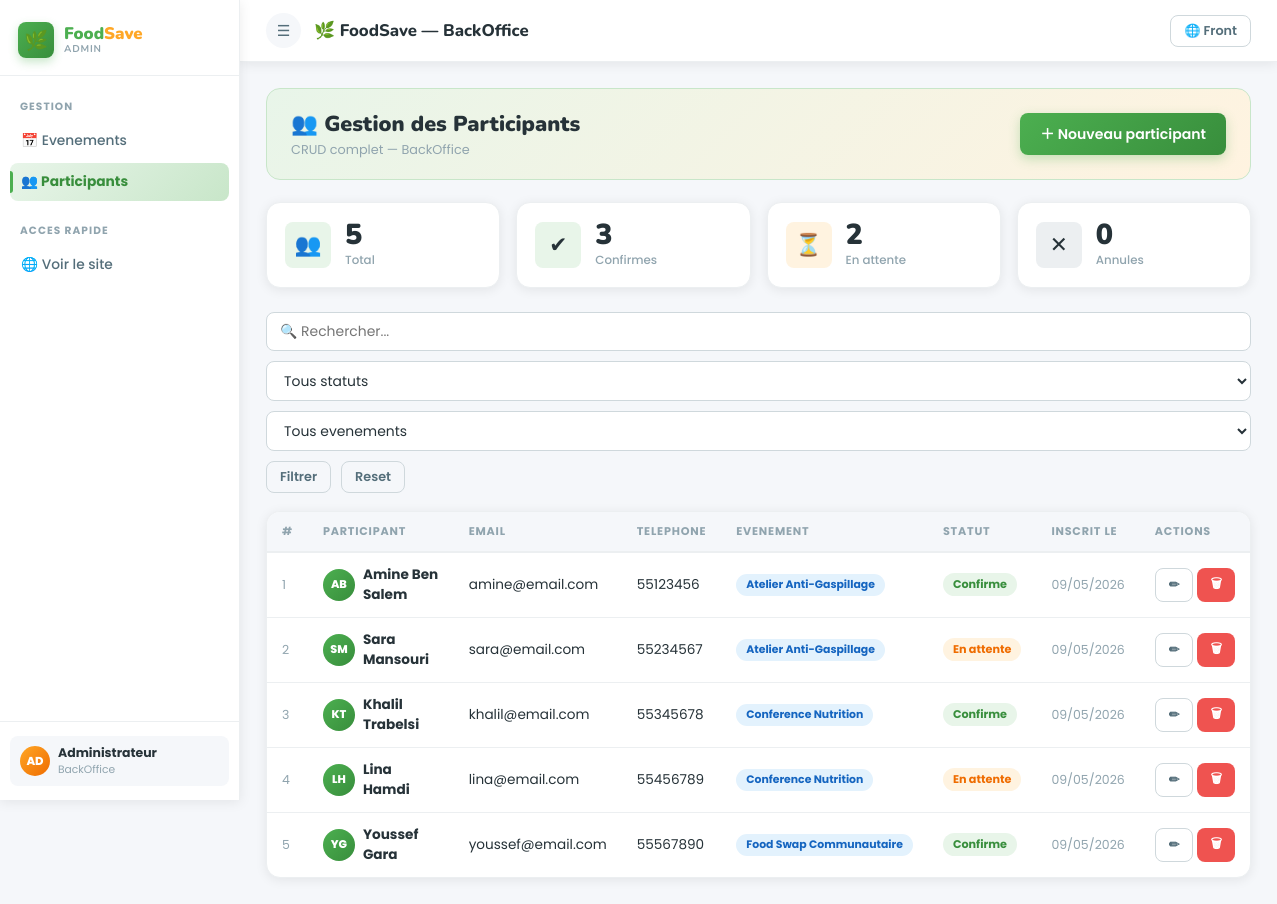
Screenshot of /app/views/back/participants.php with the database file from the repository.
### tables this page shows
CREATE TABLE participants (
    id               INT AUTO_INCREMENT PRIMARY KEY,
    nom              VARCHAR(100) NOT NULL,
    prenom           VARCHAR(100) NOT NULL,
    email            VARCHAR(150) NOT NULL,
    telephone        VARCHAR(20)  DEFAULT NULL,
    evenement_id     INT          NOT NULL,
    statut           ENUM('confirmed','pending','cancelled') NOT NULL DEFAULT 'pending',
    date_inscription DATETIME     DEFAULT CURRENT_TIMESTAMP,
    FOREIGN KEY (evenement_id) REFERENCES evenements(id) ON DELETE CASCADE
);

CREATE TABLE evenements (
    id           INT AUTO_INCREMENT PRIMARY KEY,
    titre        VARCHAR(150) NOT NULL,
    categorie    VARCHAR(80)  NOT NULL,
    statut       ENUM('upcoming','ongoing','past') NOT NULL DEFAULT 'upcoming',
    date_event   DATE         NOT NULL,
    heure        TIME         NOT NULL,
    lieu         VARCHAR(200) NOT NULL,
    organisateur VARCHAR(100) NOT NULL,
    capacite     INT          NOT NULL DEFAULT 50,
    description  TEXT,
    created_at   DATETIME     DEFAULT CURRENT_TIMESTAMP
);

### config/database.php (called while the page is built, shortened)
<?php
class Database {
    private static $instance = null;
    public static function getConnection() {
        if (self::$instance === null) {
            $dsn = 'mysql:host='.DB_HOST.';dbname='.DB_NAME.';charset='.DB_CHARSET;
            try {
                self::$instance = new PDO($dsn, DB_USER, DB_PASS, [
                    PDO::ATTR_ERRMODE            => PDO::ERRMODE_EXCEPTION,
                    PDO::ATTR_DEFAULT_FETCH_MODE => PDO::FETCH_ASSOC,
                    PDO::ATTR_EMULATE_PREPARES   => false,
                ]);
            } catch (PDOException $e) {
                die('<div style="padding:30px;font-family:sans-serif;background:#ffebee;color:#c62828;border-left:5px solid #ef5350;border-radius:8px;margin:20px">
                    <strong>Erreur PDO :</strong> '.htmlspecialchars($e->getMessage()).'<br>
                    <small>Verifiez config/database.php</small></div>');
            }
        }
        return self::$instance;
    }
}

### app/models/ParticipantModel.php (called while the page is built, shortened)
<?php
require_once __DIR__ . '/../../config/database.php';
class ParticipantModel {
    private $db;
    public function __construct() {
        $this->db = Database::getConnection();
    }
    public function findAll() {
        $stmt = $this->db->query(
            "SELECT p.*, e.titre AS ev_titre FROM participants p
             LEFT JOIN evenements e ON p.evenement_id = e.id
             ORDER BY p.date_inscription DESC"
        );
        return $stmt->fetchAll();
    }
    public function getStats() {
        $row = $this->db->query(
            "SELECT COUNT(*) AS total,
             SUM(statut='confirmed') AS confirmed,
             SUM(statut='pending')   AS pending,
             SUM(statut='cancelled') AS cancelled
             FROM participants"
        )->fetch();
        return [
            'total'     => (int)$row['total'],
            'confirmed' => (int)$row['confirmed'],
            'pending'   => (int)$row['pending'],
            'cancelled' => (int)$row['cancelled'],
        ];
    }
}

### app/views/back/participants.php (the view, shortened to what this page needs)
<?php
require_once __DIR__ . '/../../../config/database.php';
require_once __DIR__ . '/../../models/ParticipantModel.php';
$model  = new ParticipantModel();
$search   = trim($_GET['search'] ?? '');
$evFilter = (int)($_GET['ev'] ?? 0);
if ($search !== '') {
    $rows = $model->search($search);
} elseif ($evFilter > 0) {
    $rows = $model->findByEvent($evFilter);
} else {
    $rows = $model->findAll();
}
$stats      = $model->getStats();
?>
<!DOCTYPE html>
<html lang="fr">
<head>
<link rel="stylesheet" href="../../../public/css/style.css">
</head>
<body class="back-wrap">
<aside class="sidebar" id="sb">
  <div class="sb-brand"><div class="sb-icon">🌿</div><div class="sb-name"><span>Food</span><em>Save</em><small>Admin</small></div></div>
  <nav class="sb-nav">
    <div class="nav-lbl">Gestion</div>
    <a href="evenements.php" class="nav-a">📅 Evenements</a>
    <a href="participants.php" class="nav-a active">👥 Participants</a>
    <div class="nav-lbl" style="margin-top:10px">Acces rapide</div>
    <a href="../front/accueil.php" class="nav-a">🌐 Voir le site</a>
  </nav>
  <div class="sb-footer">
    <div class="user-card"><div class="u-av">AD</div><div><div class="u-name">Administrateur</div><div class="u-role">BackOffice</div></div></div>
  </div>
</aside>
<div class="main-wrap">
  <header class="topbar">
    <button class="ic-btn" onclick="document.getElementById('sb').classList.toggle('open')">☰</button>
    <div class="tb-title">🌿 FoodSave — BackOffice</div>
    <a href="../front/accueil.php" class="btn btn-outline btn-sm">🌐 Front</a>
  </header>
  <div class="content">
    <div class="page-strip">
      <div><div class="pg-title">👥 Gestion des Participants</div><div class="pg-sub">CRUD complet — BackOffice</div></div>
      <a href="p_form.php" class="btn btn-primary">＋ Nouveau participant</a>
    </div>
    <div class="stats-grid">
      <div class="stat-card"><div class="stat-icon si-green">👥</div><div><div class="stat-value"><?= $stats['total'] ?></div><div class="stat-label">Total</div></div></div>
      <div class="stat-card"><div class="stat-icon si-green">✔</div><div><div class="stat-value"><?= $stats['confirmed'] ?></div><div class="stat-label">Confirmes</div></div></div>
      <div class="stat-card"><div class="stat-icon si-orange">⏳</div><div><div class="stat-value"><?= $stats['pending'] ?></div><div class="stat-label">En attente</div></div></div>
      <div class="stat-card"><div class="stat-icon si-gray">✕</div><div><div class="stat-value"><?= $stats['cancelled'] ?></div><div class="stat-label">Annules</div></div></div>
    </div>
    <div class="filter-bar">
      <form method="GET" style="display:flex;gap:10px;flex-wrap:wrap;flex:1">
        <input class="s-input" type="text" name="search" placeholder="🔍 Rechercher..." value="<?= htmlspecialchars($search) ?>">
        <select name="statut">
          <option value="">Tous statuts</option>
        </select>
        <select name="ev">
          <option value="">Tous evenements</option>
        </select>
        <button type="submit" class="btn btn-outline btn-sm">Filtrer</button>
        <a href="participants.php" class="btn btn-outline btn-sm">Reset</a>
      </form>
    </div>
    <div class="card">
      <div class="card-body" style="padding:0">
        <div class="table-wrap">
          <table>
            <thead><tr><th>#</th><th>Participant</th><th>Email</th><th>Telephone</th><th>Evenement</th><th>Statut</th><th>Inscrit le</th><th>Actions</th></tr></thead>
            <tbody>
            <?php if (empty($rows)): ?>
              <tr><td colspan="8"><div class="empty"><div class="empty-ic">👥</div><div class="empty-tt">Aucun participant</div></div></td></tr>
            <?php else: ?>
              <?php foreach ($rows as $r): ?>
              <tr>
                <td style="color:var(--g500);font-size:.78rem"><?= $r['id'] ?></td>
                <td>
                  <div style="display:flex;align-items:center;gap:8px">
                    <div class="av"><?= strtoupper(substr($r['prenom'],0,1).substr($r['nom'],0,1)) ?></div>
                    <strong><?= htmlspecialchars($r['prenom'].' '.$r['nom']) ?></strong>
                  </div>
                </td>
                <td><?= htmlspecialchars($r['email']) ?></td>
                <td><?= htmlspecialchars($r['telephone']?:'—') ?></td>
                <td><span class="badge b-blue" style="font-size:.68rem"><?= htmlspecialchars($r['ev_titre']??'—') ?></span></td>
                <td>
                  <?php if ($r['statut']==='confirmed'): ?>
                    <span class="badge b-green">Confirme</span>
                  <?php elseif ($r['statut']==='pending'): ?>
                    <span class="badge b-orange">En attente</span>
                  <?php else: ?>
                    <span class="badge b-gray">Annule</span>
                  <?php endif; ?>
                </td>
                <td style="font-size:.78rem;color:var(--g500)"><?= date('d/m/Y',strtotime($r['date_inscription'])) ?></td>
                <td>
                  <div style="display:flex;gap:4px">
                    <a href="p_form.php?id=<?= $r['id'] ?>" class="btn btn-outline btn-sm">✏</a>
                    <form method="POST" style="display:inline"
                          onsubmit="return confirmDel('Supprimer ce participant ?')">
                      <button type="submit" class="btn btn-danger btn-sm">🗑</button>
                    </form>
                  </div>
                </td>
              </tr>
              <?php endforeach; ?>
            <?php endif; ?>
            </tbody>
          </table>
        </div>
      </div>
    </div>
  </div>
</div>
</body>
</html>

### rows the page displays
participants: id "1", substr($r['prenom'],0,1).substr($r['nom'],0,1) "AB", prenom+nom "Amine Ben Salem", email "amine@email.com", telephone "55123456", evenement.titre "Atelier Anti-Gaspillage", statut "Confirme", date_inscription "09/05/2026"
participants: id "2", substr($r['prenom'],0,1).substr($r['nom'],0,1) "SM", prenom+nom "Sara Mansouri", email "sara@email.com", telephone "55234567", evenement.titre "Atelier Anti-Gaspillage", statut "En attente", date_inscription "09/05/2026"
participants: id "3", substr($r['prenom'],0,1).substr($r['nom'],0,1) "KT", prenom+nom "Khalil Trabelsi", email "khalil@email.com", telephone "55345678", evenement.titre "Conference Nutrition", statut "Confirme", date_inscription "09/05/2026"
participants: id "4", substr($r['prenom'],0,1).substr($r['nom'],0,1) "LH", prenom+nom "Lina Hamdi", email "lina@email.com", telephone "55456789", evenement.titre "Conference Nutrition", statut "En attente", date_inscription "09/05/2026"
participants: id "5", substr($r['prenom'],0,1).substr($r['nom'],0,1) "YG", prenom+nom "Youssef Gara", email "youssef@email.com", telephone "55567890", evenement.titre "Food Swap Communautaire", statut "Confirme", date_inscription "09/05/2026"

### other values shown
$stats['total'] "5"
$stats['confirmed'] "3"
$stats['pending'] "2"
$stats['cancelled'] "0"
